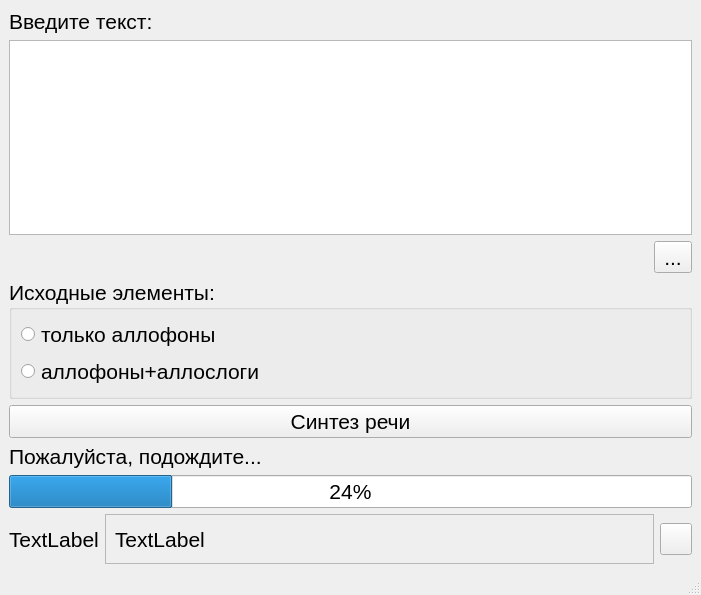
<?xml version="1.0" encoding="UTF-8"?>
<ui version="4.0">
 <class>MainWindow</class>
 <widget class="QMainWindow" name="MainWindow">
  <property name="geometry">
   <rect>
    <x>0</x>
    <y>0</y>
    <width>701</width>
    <height>595</height>
   </rect>
  </property>
  <property name="windowTitle">
   <string>TTS</string>
  </property>
  <widget class="QWidget" name="centralwidget">
   <layout class="QGridLayout" name="gridLayout">
    <item row="4" column="2">
     <widget class="QToolButton" name="file_toolButton">
      <property name="font">
       <font>
        <pointsize>16</pointsize>
       </font>
      </property>
      <property name="text">
       <string>...</string>
      </property>
     </widget>
    </item>
    <item row="6" column="1" colspan="2">
     <widget class="QPushButton" name="run_pushButton">
      <property name="font">
       <font>
        <pointsize>16</pointsize>
       </font>
      </property>
      <property name="text">
       <string>Синтез речи</string>
      </property>
     </widget>
    </item>
    <item row="0" column="1" colspan="2">
     <widget class="QLabel" name="label">
      <property name="font">
       <font>
        <pointsize>16</pointsize>
       </font>
      </property>
      <property name="text">
       <string>Введите текст:</string>
      </property>
     </widget>
    </item>
    <item row="4" column="1">
     <widget class="QLabel" name="fname_label">
      <property name="font">
       <font>
        <pointsize>16</pointsize>
       </font>
      </property>
      <property name="text">
       <string/>
      </property>
     </widget>
    </item>
    <item row="5" column="1" colspan="2">
     <widget class="QGroupBox" name="groupBox">
      <property name="font">
       <font>
        <pointsize>16</pointsize>
       </font>
      </property>
      <property name="title">
       <string>Исходные элементы:</string>
      </property>
      <layout class="QVBoxLayout" name="verticalLayout">
       <item>
        <widget class="QRadioButton" name="radioButton_allophones">
         <property name="text">
          <string>только аллофоны</string>
         </property>
        </widget>
       </item>
       <item>
        <widget class="QRadioButton" name="radioButton_allosyl">
         <property name="text">
          <string>аллофоны+аллослоги</string>
         </property>
        </widget>
       </item>
      </layout>
     </widget>
    </item>
    <item row="9" column="1" colspan="2">
     <layout class="QHBoxLayout" name="horizontalLayout">
      <item>
       <widget class="QLabel" name="img_label">
        <property name="font">
         <font>
          <pointsize>16</pointsize>
         </font>
        </property>
        <property name="text">
         <string>TextLabel</string>
        </property>
       </widget>
      </item>
      <item>
       <widget class="QScrollArea" name="scrollArea">
        <property name="maximumSize">
         <size>
          <width>16777215</width>
          <height>50</height>
         </size>
        </property>
        <property name="verticalScrollBarPolicy">
         <enum>Qt::ScrollBarAsNeeded</enum>
        </property>
        <property name="widgetResizable">
         <bool>true</bool>
        </property>
        <widget class="QWidget" name="scrollAreaWidgetContents">
         <property name="geometry">
          <rect>
           <x>0</x>
           <y>0</y>
           <width>543</width>
           <height>48</height>
          </rect>
         </property>
         <layout class="QHBoxLayout" name="horizontalLayout_2">
          <item>
           <widget class="QLabel" name="file_res_label">
            <property name="font">
             <font>
              <pointsize>16</pointsize>
             </font>
            </property>
            <property name="text">
             <string>TextLabel</string>
            </property>
           </widget>
          </item>
         </layout>
        </widget>
       </widget>
      </item>
      <item>
       <widget class="QPushButton" name="listen_pushButton">
        <property name="sizePolicy">
         <sizepolicy hsizetype="Fixed" vsizetype="Fixed">
          <horstretch>32</horstretch>
          <verstretch>32</verstretch>
         </sizepolicy>
        </property>
        <property name="minimumSize">
         <size>
          <width>32</width>
          <height>32</height>
         </size>
        </property>
        <property name="maximumSize">
         <size>
          <width>32</width>
          <height>32</height>
         </size>
        </property>
        <property name="font">
         <font>
          <pointsize>16</pointsize>
         </font>
        </property>
        <property name="text">
         <string/>
        </property>
       </widget>
      </item>
     </layout>
    </item>
    <item row="7" column="1" colspan="2">
     <widget class="QLabel" name="wait_label">
      <property name="font">
       <font>
        <pointsize>16</pointsize>
       </font>
      </property>
      <property name="text">
       <string>Пожалуйста, подождите...</string>
      </property>
     </widget>
    </item>
    <item row="1" column="1" colspan="2">
     <widget class="QPlainTextEdit" name="plainTextEdit">
      <property name="font">
       <font>
        <pointsize>16</pointsize>
       </font>
      </property>
     </widget>
    </item>
    <item row="8" column="1" colspan="2">
     <widget class="QProgressBar" name="progressBar">
      <property name="font">
       <font>
        <pointsize>16</pointsize>
       </font>
      </property>
      <property name="value">
       <number>24</number>
      </property>
     </widget>
    </item>
   </layout>
  </widget>
  <widget class="QMenuBar" name="menubar">
   <property name="geometry">
    <rect>
     <x>0</x>
     <y>0</y>
     <width>701</width>
     <height>24</height>
    </rect>
   </property>
  </widget>
  <widget class="QStatusBar" name="statusbar"/>
 </widget>
 <resources/>
 <connections/>
</ui>
